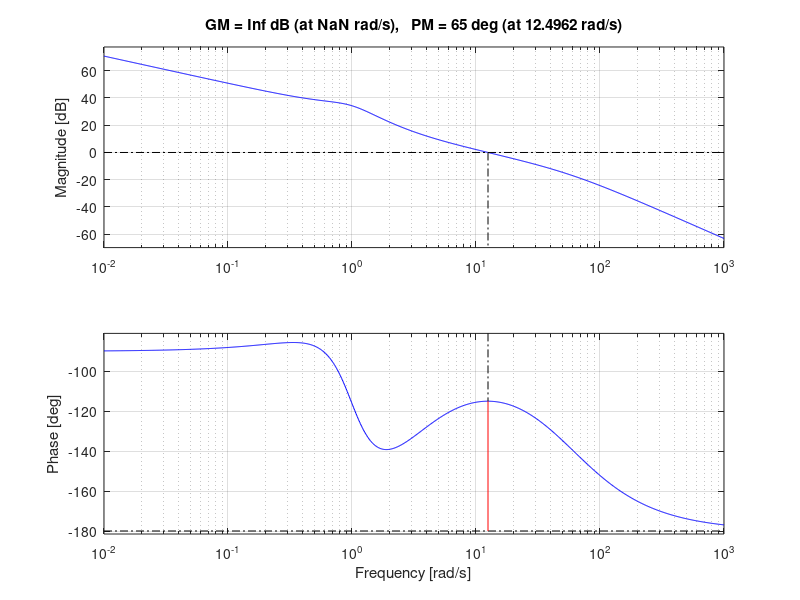

Here is the MATLAB script that generated this plot: (Note: this script raises an error after producing the figure.)
clc;
close all;
clear;

G = tf([1 2 1 ],[1 2 2 1 0])
erp = 0.005
kvel_d = 1/erp
PM_d = 60
BW_d = 20

zetta = (1/2)*sqrt(tand(PM_d)*sind(PM_d))
wg_d = BW_d*sqrt(sqrt(1+4*zetta^4)-2*zetta^2)/sqrt((1-2*zetta^2)+sqrt(4*zetta^4-4*zetta^2+2))
figure;hold on;
%aph
margin(G)
[mag,pha] = bode(G,wg_d)
kdes = 1/mag;

margin(kdes*G)
marge = 5
[GM,PM,null1,null2]=margin(kdes*G)
d_phi = PM_d -PM + 5

alpha = (1-sind(d_phi))/(1+sind(d_phi))
T =1/(wg_d*sqrt(alpha))
za = -1/T
pa = -1/(alpha*T)
Ka = kdes/sqrt(alpha)
Ga = tf([1 -za],[1 -pa])*Ka

margin(Ga*G)
GaG = Ga*G

%rph
K = kvel_d/(GaG.Numerator{1,1}(end)/GaG.Denominator{1,1}(end-1))

beta = abs(evalfr(K*GaG,i*wg_d))
F = 10
zr = -wg_d/F
T2 = F/wg_d
pr = -1/(beta*T2)
Gr = tf([1 -zr],[1 -pr])
Kr = K/(beta*abs(evalfr(Gr,i*wg_d)))
Gr = Gr*Kr
margin(GaG*Gr)

%verif
GaGrG = GaG*Gr;
BW = bandwidth(feedback(GaGrG,1))
t = [0:0.1:15];
u = t';

y = lsim(feedback(GaGrG,1),u,t);
err = u-y;
figure;
plot(t,err)
erp = err(end)




